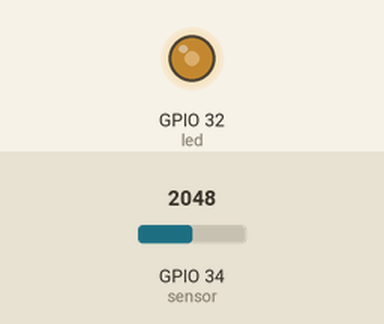
The sketch below on a simulated ESP32. On the bench: output pins drawn as LEDs (lit = HIGH). The test bench sets the inputs (shaded band); at power-on: GPIO 34 (sensor) = 2048. What the sketch prints to the serial monitor is not drawn.

Above: at 1.2 s.
1.3 s: GPIO 34 (sensor) set to 0
4.3 s: GPIO 34 (sensor) set to 8
7.3 s: GPIO 34 (sensor) set to 11
Timing chart, 0 to 10.3 s (numbered marks = the images above; inputs shaded):
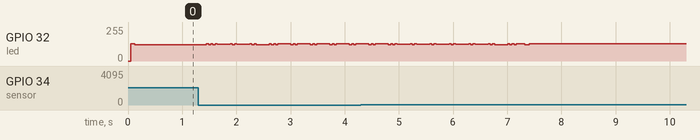

The sketch:

tcrt5000_intervalo_semTempo.ino
```cpp
#define sensor 34
#define led 32

int a,b,c;
int leituras_intervalo, count, soma_a, soma_b, count2;

void setup()
{
  pinMode(sensor, INPUT);
  pinMode(led,OUTPUT);

  Serial.begin(115200);
}

void loop()
{
  leituras_intervalo = 5;
  count = 0;
  soma_a = 0;
  count2 = 0;

  digitalWrite(led, HIGH);
  delay(1);
  while(count2 < leituras_intervalo){
    a = analogRead(sensor);
     Serial.print(a);
    soma_a = soma_a + a;
    count2++;
  }

  soma_b = 0;
  count2 = 0;
  digitalWrite(led, LOW);
  delay(1);
  while(count2 < leituras_intervalo){
    b = analogRead(sensor);
     Serial.print(b);

    soma_b = soma_b + b;
    count2++;
  }
  count2 = 0;

  c = ((soma_a/leituras_intervalo) - (soma_b/leituras_intervalo));
  Serial.print(c);       //denoised signal

} 
```
